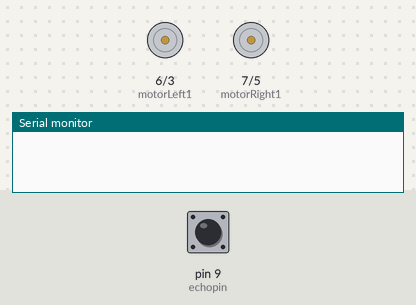
A sketch run on a simulated Arduino Uno, built with avr-gcc and run on an emulated ATmega328P. Shown: motor-driver pin pairs drawn as motors (green arrow = first pin HIGH = forward, orange = second pin HIGH = backward, longer = more drive), the last lines printed to the serial monitor. The test bench sets the inputs (shaded band); at power-on: pin 9 (echopin) LOW.

Above: at 0.1 s.
At 12.6 s:
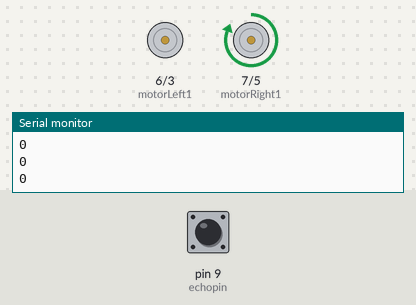
12.7 s: pin 9 (echopin) pulsed HIGH 2 times (0.12 s each, 0.3 s apart)
At 13.6 s:
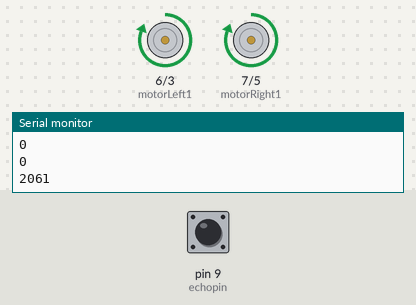
Timing chart, 0 to 22.2 s (numbered marks = the images above; inputs shaded):
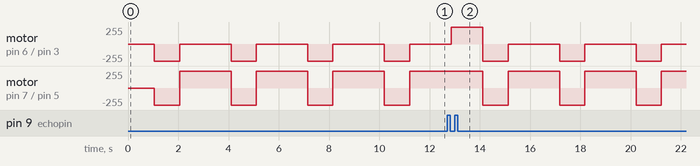

Measured:
- by itself, motor on pin 6 (motorLeft1) / pin 3 (motorLeft2): alternates backward 255/255 for 1.0 s and stopped for 2.1 s
- by itself, motor on pin 7 (motorRight1) / pin 5 (motorRight2): alternates forward 255/255 for 2.1 s and backward 255/255 for 1.0 s

The sketch:

Skippyz.ino
```cpp
//Defining the pins before the setup
#define echopin 9
#define trigpin 8
#define motorLeft2 3
#define motorRight2 5
#define motorLeft1 6
#define motorRight1 7


int maximumRange = 30;
long duration, distance;
void setup() {
  Serial.begin (9600);   // setting up the serial communication
  pinMode (trigpin, OUTPUT);       // setting the Input / Output in setup
  pinMode (echopin, INPUT );
  pinMode (motorLeft1, OUTPUT);     // pins for motor movement
  pinMode (motorLeft2, OUTPUT);
  pinMode (motorRight1, OUTPUT);
  pinMode (motorRight2, OUTPUT);
  }
  void loop ()
  {
    {
      digitalWrite(trigpin,LOW);
      delayMicroseconds(2);
      digitalWrite(trigpin,HIGH);
      delayMicroseconds(10);
      duration=pulseIn (echopin,HIGH);
      distance= duration/58.2;
      delay (50);
      Serial.println(distance);
      }
      if (distance >= 30 ){
        digitalWrite(motorLeft1,HIGH);
        digitalWrite(motorRight1,HIGH);
        digitalWrite(motorLeft2,LOW);
        digitalWrite(motorRight2,LOW);
        delay (200);
        }
        else if (distance >=15 && distance <= 25) {
          digitalWrite (motorLeft1,HIGH);
          digitalWrite (motorRight1,LOW);
          digitalWrite (motorLeft2,LOW);
          digitalWrite (motorRight2,LOW);
          delay (1000);
          }
          else if (distance < 15){
            digitalWrite (motorLeft1, LOW);
            digitalWrite (motorRight1, LOW);
            digitalWrite (motorLeft2,HIGH);
            digitalWrite (motorRight2,HIGH);
            delay (1000);
            digitalWrite (motorLeft1,LOW);
            digitalWrite (motorRight1,HIGH);
            digitalWrite (motorLeft2,LOW);
            digitalWrite (motorRight2, LOW);
            delay (1000);
          }

          }
```
